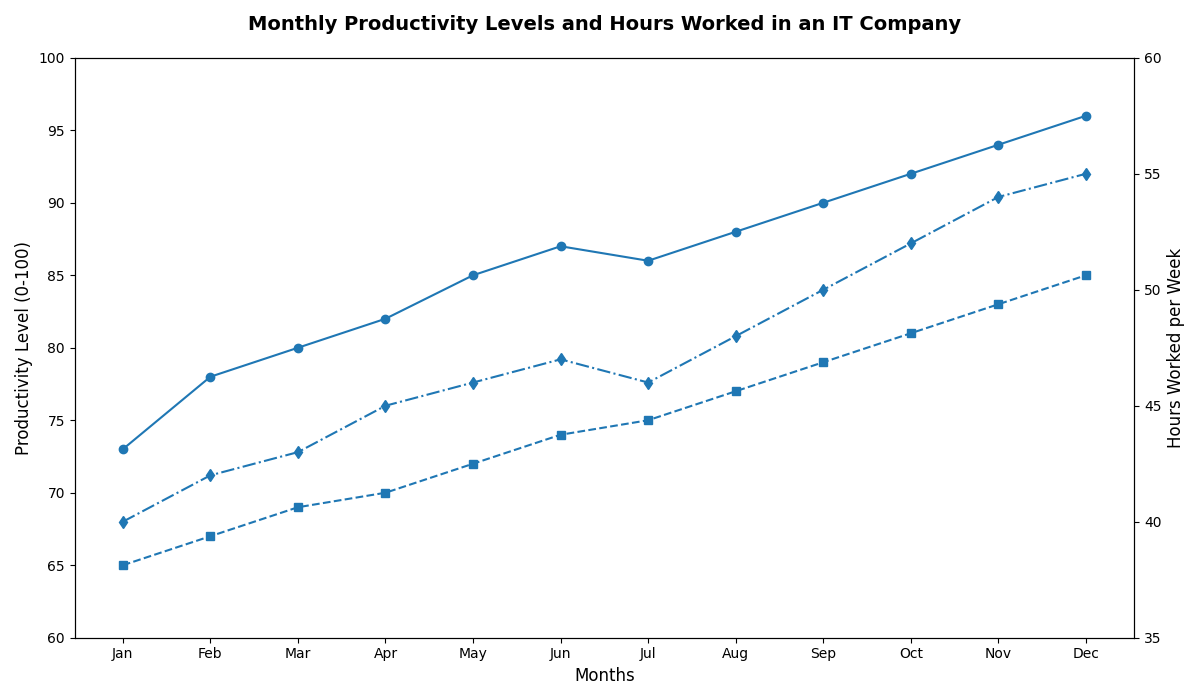

The Python source for this figure:
import matplotlib.pyplot as plt
import numpy as np

months = np.array([
    'Jan', 'Feb', 'Mar', 'Apr', 'May', 'Jun',
    'Jul', 'Aug', 'Sep', 'Oct', 'Nov', 'Dec'
])
productivity_software = np.array([73, 78, 80, 82, 85, 87, 86, 88, 90, 92, 94, 96])
productivity_hardware = np.array([65, 67, 69, 70, 72, 74, 75, 77, 79, 81, 83, 85])
hours_worked = np.array([40, 42, 43, 45, 46, 47, 46, 48, 50, 52, 54, 55])

fig, ax1 = plt.subplots(figsize=(12, 7))

ax1.plot(months, productivity_software, 'o-', color='tab:blue')
ax1.plot(months, productivity_hardware, 's--', color='tab:blue')

ax1.set_ylabel('Productivity Level (0-100)', fontsize=12)
ax1.set_ylim(60, 100)
ax1.set_xlabel('Months', fontsize=12)
ax1.set_xticks(months)

ax2 = ax1.twinx()
ax2.plot(months, hours_worked, 'd-.', color='tab:blue')
ax2.set_ylabel('Hours Worked per Week', fontsize=12)
ax2.set_ylim(35, 60)

plt.title('Monthly Productivity Levels and Hours Worked in an IT Company', fontsize=14, fontweight='bold', pad=20)
plt.tight_layout()

plt.show()
